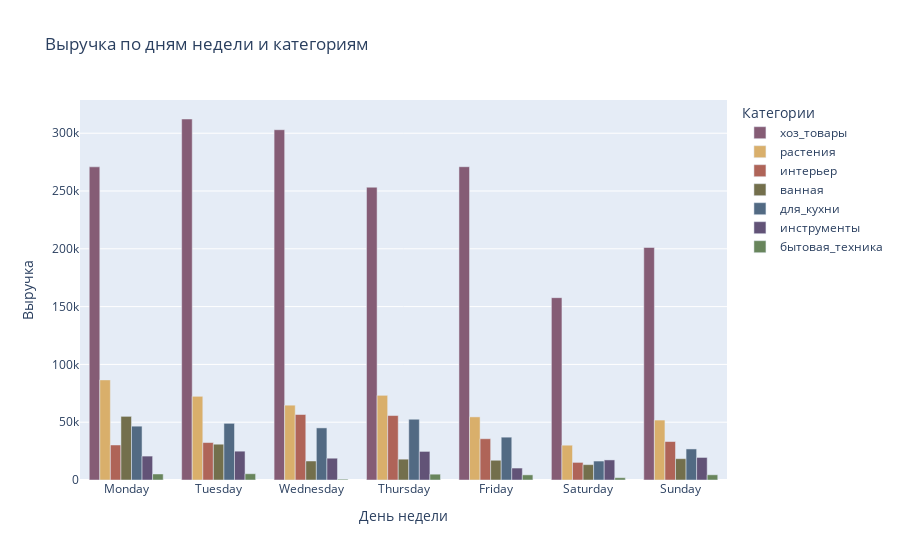

The notebook cell saved with this chart:
### Code cell
fig = px.bar(
    rev_sum_1, 
    x='day_of_week', 
    y='revenue', 
    color='category', 
    barmode='group', 
    title='Выручка по дням недели и категориям',
    color_discrete_sequence=px.colors.qualitative.Antique,
    labels={"day_of_week": "День недели",
            "revenue": "Выручка",
            "category": "Категории"},
    category_orders={"day_of_week": ["Monday", "Tuesday", "Wednesday", "Thursday", "Friday", "Saturday", "Sunday"]}
)
fig.show()

### Figure 1 — Plotly figure (JSON) as saved in the notebook; plotly's stock layout.template omitted (floating-point values rounded to 4 significant figures)
{"data": [{"alignmentgroup": "True", "hovertemplate": "Категории=хоз_товары<br>День недели=%{x}<br>Выручка=%{y}<extra></extra>", "legendgroup": "хоз_товары", "marker": {"color": "rgb(133, 92, 117)", "pattern": {"shape": ""}}, "name": "хоз_товары", "offsetgroup": "хоз_товары", "orientation": "v", "showlegend": true, "textposition": "auto", "type": "bar", "x": ["Tuesday", "Wednesday", "Friday", "Monday", "Thursday", "Sunday", "Saturday"], "xaxis": "x", "y": [312298, 303014, 271028, 270919, 253288, 201162, 157731], "yaxis": "y"}, {"alignmentgroup": "True", "hovertemplate": "Категории=растения<br>День недели=%{x}<br>Выручка=%{y}<extra></extra>", "legendgroup": "растения", "marker": {"color": "rgb(217, 175, 107)", "pattern": {"shape": ""}}, "name": "растения", "offsetgroup": "растения", "orientation": "v", "showlegend": true, "textposition": "auto", "type": "bar", "x": ["Monday", "Thursday", "Tuesday", "Wednesday", "Friday", "Sunday", "Saturday"], "xaxis": "x", "y": [86595, 73248, 72400, 64725, 54592, 51842, 30105], "yaxis": "y"}, {"alignmentgroup": "True", "hovertemplate": "Категории=интерьер<br>День недели=%{x}<br>Выручка=%{y}<extra></extra>", "legendgroup": "интерьер", "marker": {"color": "rgb(175, 100, 88)", "pattern": {"shape": ""}}, "name": "интерьер", "offsetgroup": "интерьер", "orientation": "v", "showlegend": true, "textposition": "auto", "type": "bar", "x": ["Wednesday", "Thursday", "Friday", "Sunday", "Tuesday", "Monday", "Saturday"], "xaxis": "x", "y": [56662, 55765, 35703, 33277, 32406, 30303, 15222], "yaxis": "y"}, {"alignmentgroup": "True", "hovertemplate": "Категории=ванная<br>День недели=%{x}<br>Выручка=%{y}<extra></extra>", "legendgroup": "ванная", "marker": {"color": "rgb(115, 111, 76)", "pattern": {"shape": ""}}, "name": "ванная", "offsetgroup": "ванная", "orientation": "v", "showlegend": true, "textposition": "auto", "type": "bar", "x": ["Monday", "Tuesday", "Sunday", "Thursday", "Friday", "Wednesday", "Saturday"], "xaxis": "x", "y": [55059, 30961, 18444, 18020, 17081, 16442, 13298], "yaxis": "y"}, {"alignmentgroup": "True", "hovertemplate": "Категории=для_кухни<br>День недели=%{x}<br>Выручка=%{y}<extra></extra>", "legendgroup": "для_кухни", "marker": {"color": "rgb(82, 106, 131)", "pattern": {"shape": ""}}, "name": "для_кухни", "offsetgroup": "для_кухни", "orientation": "v", "showlegend": true, "textposition": "auto", "type": "bar", "x": ["Thursday", "Tuesday", "Monday", "Wednesday", "Friday", "Sunday", "Saturday"], "xaxis": "x", "y": [52565, 49018, 46568, 45071, 37057, 26866, 16402], "yaxis": "y"}, {"alignmentgroup": "True", "hovertemplate": "Категории=инструменты<br>День недели=%{x}<br>Выручка=%{y}<extra></extra>", "legendgroup": "инструменты", "marker": {"color": "rgb(98, 83, 119)", "pattern": {"shape": ""}}, "name": "инструменты", "offsetgroup": "инструменты", "orientation": "v", "showlegend": true, "textposition": "auto", "type": "bar", "x": ["Tuesday", "Thursday", "Monday", "Sunday", "Wednesday", "Saturday", "Friday"], "xaxis": "x", "y": [24937, 24731, 20694, 19506, 18850, 17371, 10348], "yaxis": "y"}, {"alignmentgroup": "True", "hovertemplate": "Категории=бытовая_техника<br>День недели=%{x}<br>Выручка=%{y}<extra></extra>", "legendgroup": "бытовая_техника", "marker": {"color": "rgb(104, 133, 92)", "pattern": {"shape": ""}}, "name": "бытовая_техника", "offsetgroup": "бытовая_техника", "orientation": "v", "showlegend": true, "textposition": "auto", "type": "bar", "x": ["Tuesday", "Monday", "Thursday", "Sunday", "Friday", "Saturday", "Wednesday"], "xaxis": "x", "y": [5425, 5214, 5036, 4503, 4450, 1994, 704], "yaxis": "y"}], "layout": {"autosize": true, "barmode": "group", "legend": {"title": {"text": "Категории"}, "tracegroupgap": 0}, "title": {"text": "Выручка по дням недели и категориям"}, "xaxis": {"anchor": "y", "autorange": true, "categoryarray": ["Monday", "Tuesday", "Wednesday", "Thursday", "Friday", "Saturday", "Sunday"], "categoryorder": "array", "domain": [0, 1], "range": [-0.5, 6.5], "title": {"text": "День недели"}, "type": "category"}, "yaxis": {"anchor": "x", "autorange": true, "domain": [0, 1], "range": [0, 328700.0], "title": {"text": "Выручка"}, "type": "linear"}}}
